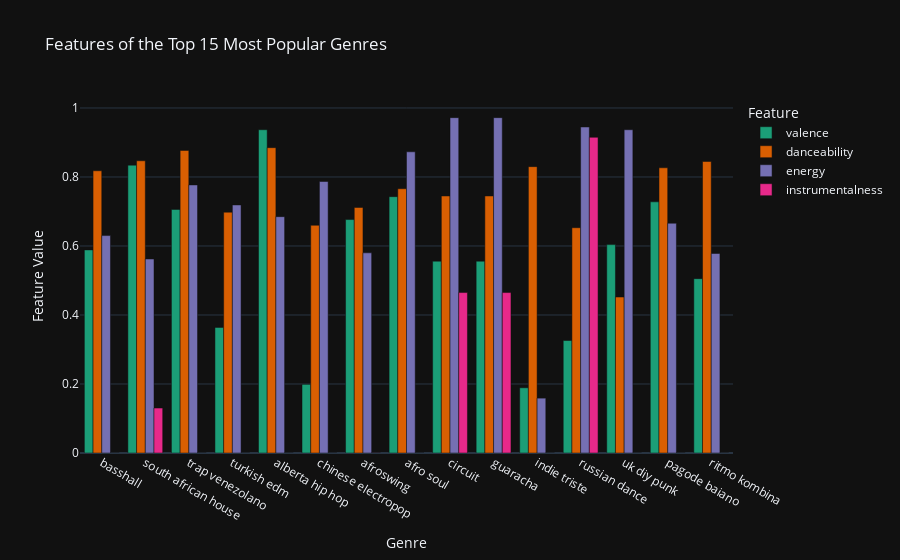

Notebook cell for this chart:
### Markdown cell above
#### Acousticness and instrumentalness have sharply declined and have remained low since the 1980s. Over time, music has trended to be higher energy, which is clear when we look at today's Top hits consisting of pop, rap, and similar genres.

### Code cell
# next, we'll look at some of the most popular genres and their features
n = 15
most_popular_genres = genre_data.nlargest(n, 'popularity')
print(f'{len(genre_data["genres"].unique())} Unique genres in data, top {n} most popular:')
print(most_popular_genres['genres'].to_numpy())
fig = px.bar(
    most_popular_genres, 
    x='genres', 
    y=['valence', 'danceability', 'energy', 'instrumentalness'], 
    barmode='group',
    color_discrete_sequence=px.colors.qualitative.Dark2,
    title=f'Features of the Top {n} Most Popular Genres',
    labels={'value': 'Feature Value', 'variable': 'Feature', 'genres': 'Genre'},
    template='plotly_dark',
)
fig.show()

### Figure 1 — Plotly figure (JSON) as saved in the notebook; plotly's stock layout.template omitted (floating-point values rounded to 4 significant figures)
{"data": [{"alignmentgroup": "True", "hovertemplate": "Feature=valence<br>Genre=%{x}<br>Feature Value=%{y}<extra></extra>", "legendgroup": "valence", "marker": {"color": "rgb(27,158,119)", "pattern": {"shape": ""}}, "name": "valence", "offsetgroup": "valence", "orientation": "v", "showlegend": true, "textposition": "auto", "type": "bar", "x": ["basshall", "south african house", "trap venezolano", "turkish edm", "alberta hip hop", "chinese electropop", "afroswing", "afro soul", "circuit", "guaracha", "indie triste", "russian dance", "uk diy punk", "pagode baiano", "ritmo kombina"], "xaxis": "x", "y": [0.5887, 0.8343, 0.706, 0.364, 0.937, 0.199, 0.6766, 0.743, 0.556, 0.556, 0.189, 0.326, 0.604, 0.728, 0.5053], "yaxis": "y"}, {"alignmentgroup": "True", "hovertemplate": "Feature=danceability<br>Genre=%{x}<br>Feature Value=%{y}<extra></extra>", "legendgroup": "danceability", "marker": {"color": "rgb(217,95,2)", "pattern": {"shape": ""}}, "name": "danceability", "offsetgroup": "danceability", "orientation": "v", "showlegend": true, "textposition": "auto", "type": "bar", "x": ["basshall", "south african house", "trap venezolano", "turkish edm", "alberta hip hop", "chinese electropop", "afroswing", "afro soul", "circuit", "guaracha", "indie triste", "russian dance", "uk diy punk", "pagode baiano", "ritmo kombina"], "xaxis": "x", "y": [0.818, 0.847, 0.877, 0.698, 0.885, 0.66, 0.7117, 0.766, 0.745, 0.745, 0.83, 0.653, 0.452, 0.8267, 0.845], "yaxis": "y"}, {"alignmentgroup": "True", "hovertemplate": "Feature=energy<br>Genre=%{x}<br>Feature Value=%{y}<extra></extra>", "legendgroup": "energy", "marker": {"color": "rgb(117,112,179)", "pattern": {"shape": ""}}, "name": "energy", "offsetgroup": "energy", "orientation": "v", "showlegend": true, "textposition": "auto", "type": "bar", "x": ["basshall", "south african house", "trap venezolano", "turkish edm", "alberta hip hop", "chinese electropop", "afroswing", "afro soul", "circuit", "guaracha", "indie triste", "russian dance", "uk diy punk", "pagode baiano", "ritmo kombina"], "xaxis": "x", "y": [0.6302, 0.5623, 0.777, 0.719, 0.685, 0.787, 0.5802, 0.873, 0.972, 0.972, 0.159, 0.945, 0.937, 0.666, 0.5783], "yaxis": "y"}, {"alignmentgroup": "True", "hovertemplate": "Feature=instrumentalness<br>Genre=%{x}<br>Feature Value=%{y}<extra></extra>", "legendgroup": "instrumentalness", "marker": {"color": "rgb(231,41,138)", "pattern": {"shape": ""}}, "name": "instrumentalness", "offsetgroup": "instrumentalness", "orientation": "v", "showlegend": true, "textposition": "auto", "type": "bar", "x": ["basshall", "south african house", "trap venezolano", "turkish edm", "alberta hip hop", "chinese electropop", "afroswing", "afro soul", "circuit", "guaracha", "indie triste", "russian dance", "uk diy punk", "pagode baiano", "ritmo kombina"], "xaxis": "x", "y": [2e-05, 0.1303, 3.46e-05, 4.01e-06, 0, 0, 0.0002579, 0, 0.465, 0.465, 2.02e-05, 0.915, 3.61e-06, 2.491e-05, 4e-05], "yaxis": "y"}], "layout": {"barmode": "group", "legend": {"title": {"text": "Feature"}, "tracegroupgap": 0}, "title": {"text": "Features of the Top 15 Most Popular Genres"}, "xaxis": {"anchor": "y", "domain": [0, 1], "title": {"text": "Genre"}}, "yaxis": {"anchor": "x", "domain": [0, 1], "title": {"text": "Feature Value"}}}}
